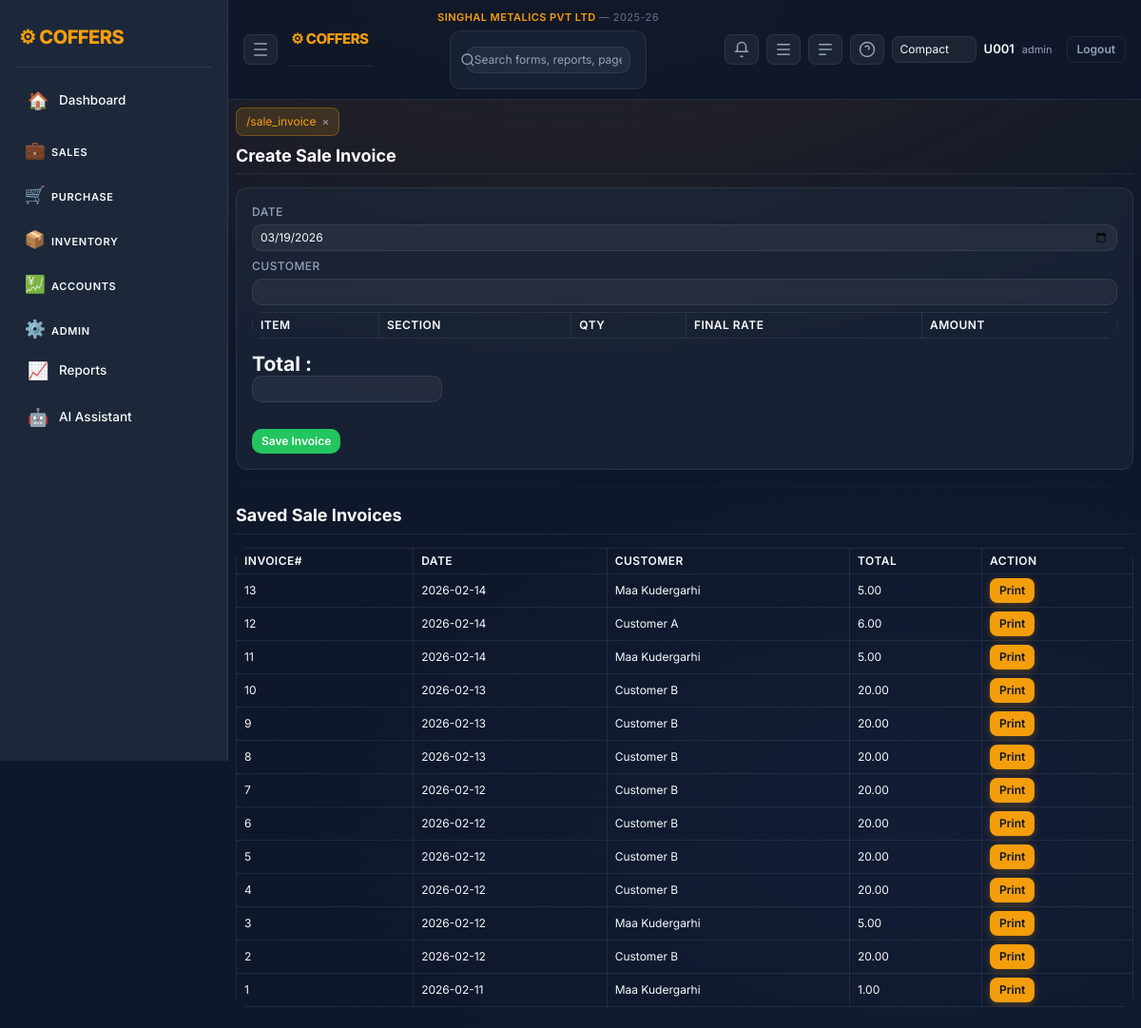
/sale_invoice (signed in), run on the app's committed database.
### tables this page shows
CREATE TABLE company_mast(
          company_id INTEGER PRIMARY KEY AUTOINCREMENT,
          company_name TEXT,
          short_name TEXT,
          gstin TEXT,
          address TEXT,
          city TEXT,
          state TEXT
        , group_name TEXT, company_logo TEXT, app_logo TEXT);

CREATE TABLE financial_years(
          fy_id INTEGER PRIMARY KEY AUTOINCREMENT,
          company_id INTEGER,
          fy_name TEXT,
          start_date TEXT,
          end_date TEXT
        );

CREATE TABLE sale_invoice_head(
    inv_id INTEGER PRIMARY KEY AUTOINCREMENT,
    la_id INTEGER,
    customer TEXT,
    inv_date TEXT,
    cgst REAL,
    sgst REAL,
    igst REAL,
    total REAL
, company_id INTEGER, division_id INTEGER, fy_id INTEGER);

### app.py (the view)
@app.route("/sale_invoice")
def sale_invoice_page():
    if "user" not in session:
        return redirect("/")
    con = db()
    invoices = con.execute("""
        SELECT h.inv_id,h.inv_date,h.customer,
               COALESCE(SUM(b.qty),0) qty,
               h.total
        FROM sale_invoice_head h
        LEFT JOIN sale_invoice_body b ON h.inv_id=b.inv_id
        GROUP BY h.inv_id
        ORDER BY h.inv_id DESC
    """).fetchall()
    return render_template(
        "sale_invoice.html",
        today=today(),
        customer="",
        rows=[],
        invoices=invoices,
        companies=[],
        default_company_id=None,
        gst_mode="intra",
        party_state="",
        home_state="GJ",
    )

### app.py (called while the page is built)
def today():
    return date.today().isoformat()

def db():
    con = getattr(g, "_db", None)
    if con is None:
        con = sqlite3.connect(DB)
        con.row_factory = sqlite3.Row
        g._db = con
    return con

def ensure_company_context(con):
    ensure_company_core(con)
    row = con.execute("SELECT company_id,company_name FROM company_mast ORDER BY company_id LIMIT 1").fetchone()
    if row and "company_id" not in session:
        session["company_id"] = row["company_id"]
        session["company_name"] = row["company_name"]
    company_id = session.get("company_id")
    if company_id:
        fy = con.execute("""
            SELECT fy_id,fy_name,start_date,end_date
            FROM financial_years
            WHERE company_id=?
            ORDER BY start_date
        """, (company_id,)).fetchone()
        if fy:
            session.setdefault("fy_id", fy["fy_id"])
            session.setdefault("fy_name", fy["fy_name"])
            session.setdefault("fy_start", fy["start_date"])
            session.setdefault("fy_end", fy["end_date"])

@app.before_request
def enforce_login():
    open_endpoints = {
        "login",
        "logout",
        "static",
        "so_preview", "so_accept", "so_decline",
        "la_preview", "la_accept", "la_decline",
        "po_preview", "po_accept", "po_decline",
        "two_factor",
        "public_rates",
    }
    if request.endpoint in open_endpoints or request.endpoint is None:
        return
    if "user" not in session:
        return redirect("/")
    con = db()
    ensure_company_context(con)
    now = int(time.time())
    last = session.get("last_seen", now)
    if now - last > 1800:
        session.clear()
        return redirect("/")
    session["last_seen"] = now

### templates/sale_invoice.html (shortened to what this page needs)
{% extends "base.html" %}
{% block content %}
<h3>Create Sale Invoice</h3>
<form method="post">
<label>Date</label>
<input type="date" name="date" value="{{today}}" class="form-control mb-2">
<label>Customer</label>
<input name="customer" value="{{customer}}" class="form-control mb-2" readonly>
<table class="table table-bordered">
<tr>
<th>Item</th>
<th>Section</th>
<th>Qty</th>
<th>Final Rate</th>
<th>Amount</th>
</tr>
</table>
<h4>
Total :
<input id="grand_total" name="grand_total"
class="form-control"
style="width:200px"
readonly>
</h4>
<br>
<button class="btn btn-success">Save Invoice</button>
</form>
<hr>
<h4>Saved Sale Invoices</h4>
<div class="table-responsive">
<table class="table table-bordered table-sm">
  <thead>
    <tr>
      <th>Invoice#</th>
      <th>Date</th>
      <th>Customer</th>
      <th>Total</th>
      <th>Action</th>
    </tr>
  </thead>
  <tbody>
    {% for inv in invoices or [] %}
    <tr>
      <td>{{ inv[0] }}</td>
      <td>{{ inv[1] }}</td>
      <td>{{ inv[2] }}</td>
      <td>{{ '%.2f'|format(inv[3]) }}</td>
      <td>
        <a class="btn btn-primary btn-sm" href="/print_invoice/{{ inv[0] }}">Print</a>
      </td>
    </tr>
    {% endfor %}
  </tbody>
</table>
</div>
{% endblock %}

### templates/base.html (shortened to what this page needs)
<!doctype html>
<html lang="en">
<head>
<link href="https://cdn.jsdelivr.net/npm/bootstrap@5.3.2/dist/css/bootstrap.min.css" rel="stylesheet">
<link href="/static/css/style.css" rel="stylesheet">
</head>
<body>
{% set logged_in = session.user is defined and session.user %}
{% if logged_in %}
  <div class="layout">
    <aside class="sidebar">
      <div class="brand">⚙ COFFERS</div>
      <nav class="menu">
        {% set path = request.path if request else '' %}
        <a href="/dashboard" class="menu-item {% if path.startswith('/dashboard') %}active{% endif %}" title="Dashboard"><span class="icon">🏠</span><span class="label">Dashboard</span></a>
        <div class="menu-group">
          <button class="menu-title collapsible" data-target="group-sales">
            <span class="icon">💼</span><span class="label">Sales</span>
          </button>
        </div>
        <div class="menu-group">
          <button class="menu-title collapsible" data-target="group-purchase">
            <span class="icon">🛒</span><span class="label">Purchase</span>
          </button>
        </div>
        <div class="menu-group">
          <button class="menu-title collapsible" data-target="group-inventory">
            <span class="icon">📦</span><span class="label">Inventory</span>
          </button>
        </div>
        <div class="menu-group">
          <button class="menu-title collapsible" data-target="group-accounts">
            <span class="icon">💹</span><span class="label">Accounts</span>
          </button>
        </div>
        <div class="menu-group">
          <button class="menu-title collapsible" data-target="group-admin">
            <span class="icon">⚙️</span><span class="label">Admin</span>
          </button>
        </div>
        <a href="/control_report" class="menu-item {% if path.startswith('/control_report') %}active{% endif %}" title="Reports"><span class="icon">📈</span><span class="label">Reports</span></a>
        <a href="/ai" class="menu-item {% if path.startswith('/ai') %}active{% endif %}" title="AI Assistant"><span class="icon">🤖</span><span class="label">AI Assistant</span></a>
      </nav>
    </aside>
    <main class="main">
      <header class="topbar">
        <div class="top-left">
          <button class="icon-btn" id="collapseBtn" title="Collapse Sidebar">
            <svg xmlns="http://www.w3.org/2000/svg" width="18" height="18" viewBox="0 0 24 24" fill="none" stroke="currentColor" stroke-width="2"><path d="M3 4h18M3 12h18M3 20h18"/></svg>
          </button>
          <div class="brand" style="font-size:15px">⚙ COFFERS</div>
        </div>
        <div class="top-center">
          <div style="font-size:11px;color:#f59e0b;font-weight:600;letter-spacing:0.04em;margin-bottom:3px">
            {{ session.company_name or 'Company not set' }}
            {% if session.fy_name %}<span style="color:#64748b;font-weight:400"> &mdash; {{ session.fy_name }}</span>{% endif %}
          </div>
          <form class="search-wrap" method="get" action="/search">
            <svg class="search-icon" xmlns="http://www.w3.org/2000/svg" width="16" height="16" viewBox="0 0 24 24" fill="none" stroke="currentColor" stroke-width="2"><circle cx="11" cy="11" r="8"/><path d="m21 21-4.3-4.3"/></svg>
            <input class="search" name="q" placeholder="Search forms, reports, pages…" value="{{ request.args.get('q','') if request else '' }}">
          </form>
        </div>
        <div class="top-right">
          <a href="/notifications" class="icon-btn" id="notifBtn" title="Notifications">
            <svg xmlns="http://www.w3.org/2000/svg" width="18" height="18" viewBox="0 0 24 24" fill="none" stroke="currentColor" stroke-width="2"><path d="M6 8a6 6 0 1 1 12 0v5l2 2H4l2-2Z"/><path d="M13.73 21a2 2 0 0 1-3.46 0"/></svg>
          </a>
          <button class="icon-btn" id="rightToggle" title="AI Pane">
            <svg xmlns="http://www.w3.org/2000/svg" width="18" height="18" viewBox="0 0 24 24" fill="none" stroke="currentColor" stroke-width="2"><path d="M3 5h18M3 12h18M3 19h18"/></svg>
          </button>
          <button class="icon-btn" id="bottomToggle" title="Console">
            <svg xmlns="http://www.w3.org/2000/svg" width="18" height="18" viewBox="0 0 24 24" fill="none" stroke="currentColor" stroke-width="2"><path d="M3 5h18M3 12h18M3 19h10"/></svg>
          </button>
          <div class="dropdown">
            <button class="icon-btn" id="helpBtn">
              <svg xmlns="http://www.w3.org/2000/svg" width="18" height="18" viewBox="0 0 24 24" fill="none" stroke="currentColor" stroke-width="2"><circle cx="12" cy="12" r="10"/><path d="M9.09 9a3 3 0 0 1 5.83 1c0 1.5-1 2-2 2"/><path d="M12 17h.01"/></svg>
            </button>
          </div>
          <select id="densitySelect" class="form-select form-select-sm" style="max-width:120px">
            <option value="compact" {% if session.default_density=='compact' %}selected{% endif %}>Compact</option>
          </select>
          <div class="user">
            <span class="user-name">{{session.user or ''}}</span>
            <span class="user-role">{{session.role or ''}}</span>
            <a href="/logout" class="btn btn-sm btn-outline-light ms-2">Logout</a>
          </div>
        </div>
      </header>
      <section class="content">
        <div id="tabsBar" class="tabs"></div>
{% endif %}
        {% block content %}{% endblock %}
{% if logged_in %}
      </section>
    </main>
  </div>
{% endif %}
</body>
</html>

### data on the page
company_mast: company_name "SINGHAL METALICS PVT LTD"
financial_years: fy_name "2025-26"
sale_invoice_head: inv_id "13", inv_date "2026-02-14", customer "Maa Kudergarhi", inv "5.00"
sale_invoice_head: inv_id "12", inv_date "2026-02-14", customer "Customer A", inv "6.00"
sale_invoice_head: inv_id "11", inv_date "2026-02-14", customer "Maa Kudergarhi", inv "5.00"
sale_invoice_head: inv_id "10", inv_date "2026-02-13", customer "Customer B", inv "20.00"
sale_invoice_head: inv_id "9", inv_date "2026-02-13", customer "Customer B", inv "20.00"
sale_invoice_head: inv_id "8", inv_date "2026-02-13", customer "Customer B", inv "20.00"
sale_invoice_head: inv_id "7", inv_date "2026-02-12", customer "Customer B", inv "20.00"
sale_invoice_head: inv_id "6", inv_date "2026-02-12", customer "Customer B", inv "20.00"
sale_invoice_head: inv_id "5", inv_date "2026-02-12", customer "Customer B", inv "20.00"
sale_invoice_head: inv_id "4", inv_date "2026-02-12", customer "Customer B", inv "20.00"
sale_invoice_head: inv_id "3", inv_date "2026-02-12", customer "Maa Kudergarhi", inv "5.00"
sale_invoice_head: inv_id "2", inv_date "2026-02-12", customer "Customer B", inv "20.00"
sale_invoice_head: inv_id "1", inv_date "2026-02-11", customer "Maa Kudergarhi", inv_id "1.00"

### other printed values
{{ session.user or '' }} "U001"
{{ session.role or '' }} "admin"
